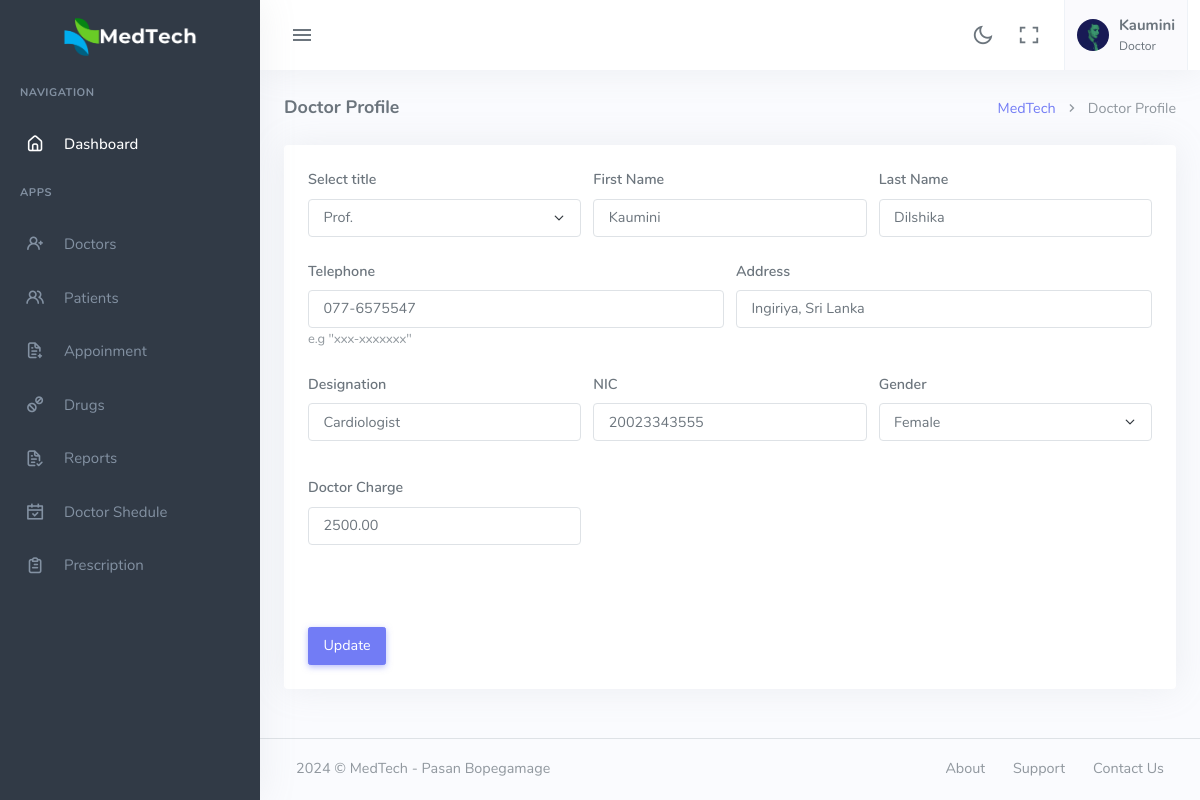
The page /home.php?page=profilr-doctor (signed in) on the database its author committed.
### tables this page shows
CREATE TABLE `user` (
  `User_Id` int(5) NOT NULL,
  `UserName` varchar(255) DEFAULT NULL,
  `Password` varchar(255) DEFAULT NULL,
  `Email` varchar(255) DEFAULT NULL,
  `Role_Id` int(11) DEFAULT NULL,
  `Enable` int(1) DEFAULT NULL
);

CREATE TABLE `doctor` (
  `Doctor_Id` int(11) NOT NULL,
  `Title` varchar(10) DEFAULT NULL,
  `FirstName` varchar(255) DEFAULT NULL,
  `LastName` varchar(255) DEFAULT NULL,
  `Telphone` varchar(20) DEFAULT NULL,
  `Address` varchar(255) DEFAULT NULL,
  `Designation` varchar(255) DEFAULT NULL,
  `NIC` varchar(15) DEFAULT NULL,
  `Gender` varchar(10) DEFAULT NULL,
  `Doc_charge` float(11,2) NOT NULL,
  `Login_Id` int(5) NOT NULL
);

CREATE TABLE `user_roles` (
  `Role_Id` int(11) NOT NULL,
  `RoleName` varchar(255) DEFAULT NULL
);

### db-config.php (called while the page is built)
<?php
$sql_server = 'localhost';
$sql_username = 'root';
$sql_password = '';
$sql_database = 'medtech';
?>

### class/doctor.php (called while the page is built, shortened)
<?php
class Doctor
{
    private $sqlcon;
    public function __construct()
    {
        if (file_exists('../db-config.php')) {
            include '../db-config.php';
        } else {
            include 'db-config.php';
        }
        $this->sqlcon = mysqli_connect($sql_server, $sql_username, $sql_password, $sql_database);
    }
    public function getdet_byID($uid, $col)
    {
        $sql_get_doc = "SELECT * FROM doctor WHERE Login_Id = $uid";
        $res_get_doc = mysqli_query($this->sqlcon, $sql_get_doc);
        $row_get_doc = mysqli_fetch_array($res_get_doc);
        return $row_get_doc[$col];
    }
    public function getdet_by_docID($doc_id, $col)
    {
        $sql_get_doc = "SELECT * FROM doctor WHERE Doctor_Id = $doc_id";
        $res_get_doc = mysqli_query($this->sqlcon, $sql_get_doc);
        $row_get_doc = mysqli_fetch_array($res_get_doc);
        return $row_get_doc[$col];
    }
}
?>

### class/user.php (called while the page is built, shortened)
<?php
class User
{
    private $sqlcon;
    public function __construct()
    {
        if (file_exists('../db-config.php')) {
            include '../db-config.php';
        } else {
            include 'db-config.php';
        }
        $this->sqlcon = mysqli_connect($sql_server, $sql_username, $sql_password, $sql_database);
    }
    public function get_userdet_byemail($user_email, $col)
    {
        $sql_get_rolls = "SELECT * FROM user WHERE Email='$user_email'";
        $res_get_rolls = mysqli_query($this->sqlcon, $sql_get_rolls);
        $row_get_rolls = mysqli_fetch_array($res_get_rolls);
        return $row_get_rolls[$col];
    }
    public function get_userrole($roll_id)
    {
        $sql_get_role = "SELECT * FROM user_roles WHERE Role_Id = $roll_id";
        $res_get_role = mysqli_query($this->sqlcon, $sql_get_role);
        $row_get_role = mysqli_fetch_array($res_get_role);
        return $row_get_role["RoleName"];
    }
}
?>

### pages/view-doc.php (the view, shortened to what this page needs)
<?php
$title = $doctor->getdet_by_docID($doc_id, 'Title');
$gendar = $doctor->getdet_by_docID($doc_id, 'Gender');
?>
<div class="content">
    <div class="container-fluid">
        <div class="row">
            <div class="col-12">
                <div class="page-title-box">
                    <div class="page-title-right">
                        <ol class="breadcrumb m-0">
                            <li class="breadcrumb-item"><a href="javascript: void(0);">MedTech</a></li>
                            <li class="breadcrumb-item active">Doctor Profile</li>
                        </ol>
                    </div>
                    <h4 class="page-title">Doctor Profile</h4>
                </div>
            </div>
        </div>
        <div class="card">
            <div class="card-body">
                <div class="row">
                    <form>
                        <div class="row g-2">
                            <div class="mb-3 col-md-4">
                                <label for="inputTitlee" class="form-label">Select title</label>
                                <select id="Title" class="form-select">
                                    <option <?php if ($title == "Prof.") {
                                        echo "selected";
                                    } ?>>Prof.</option>
                                </select>
                            </div>
                            <div class="mb-3 col-md-4">
                                <label for="firstname4" class="form-label">First Name</label>
                                <input type="text" class="form-control" id="Firstname" placeholder="First Name"
                                    value="<?php echo $doctor->getdet_by_docID($doc_id, 'FirstName'); ?>">
                            </div>
                            <div class="mb-3 col-md-4">
                                <label for="lastname4" class="form-label">Last Name</label>
                                <input type="text" class="form-control" id="Lastname" placeholder="Last name"
                                    value="<?php echo $doctor->getdet_by_docID($doc_id, 'LastName'); ?>">
                            </div>
                        </div>
                        <div class=" row g-2">
                            <div class="mb-3 col-md-6">
                                <label class="form-label">Telephone</label>
                                <input type="text" class="form-control" data-toggle="input-mask"
                                    data-mask-format="000-0000000" id="Tel"
                                    value="<?php echo $doctor->getdet_by_docID($doc_id, 'Telphone'); ?>">
                                <span class="font-13 text-muted">e.g "xxx-xxxxxxx"</span>
                            </div>
                            <div class="mb-3 col-md-6">
                                <label for="inputAddress" class="form-label">Address</label>
                                <input type="text" class="form-control" id="Address" placeholder="Address"
                                    value="<?php echo $doctor->getdet_by_docID($doc_id, 'Address'); ?>">
                            </div>
                        </div>
                        <div class="row g-2">
                            <div class="mb-3 col-md-4">
                                <label for="inputDesignation" class="form-label">Designation</label>
                                <input type="text" class="form-control" id="Designation" placeholder="Designation"
                                    value="<?php echo $doctor->getdet_by_docID($doc_id, 'Designation'); ?>">
                            </div>
                            <div class="mb-3 col-md-4">
                                <label for="inputNIC" class="form-label">NIC</label>
                                <input type="text" class="form-control" id="NIC" placeholder="NIC"
                                    value="<?php echo $doctor->getdet_by_docID($doc_id, 'NIC'); ?>">
                            </div>
                            <div class="mb-3 col-md-4">
                                <label for="inputGender" class="form-label">Gender</label>
                                <select id="Gender" class="form-select">
                                    <option <?php if ($gendar == "Female") {
                                        echo "selected";
                                    } ?>>Female</option>
                                </select>
                            </div>
							 <div class="mb-3 col-md-4">
                                <label for="inputNIC" class="form-label">Doctor Charge</label>
                                <input type="text" class="form-control" id="Doc_charge" placeholder="Doc_charge"
                                    value="<?php echo $doctor->getdet_by_docID($doc_id, 'Doc_charge'); ?>">
                            </div>
                        </div><br>
                        <button type="button" id="updoc_btn" class="btn btn-primary">Update</button>
                    </form>
                </div>
            </div>
        </div>
    </div>

### menu/top_menu.php (shortened to what this page needs)
<?php
include 'class/doctor.php';
$doctor = new Doctor();
if (!isset($_SESSION["username"])) {
    ?>
    <script>window.location.replace("logout.php");</script>
    <?php
} else {
    $user_email = $_SESSION["username"];
    include 'class/user.php';
    $user = new User();
    $roll_id = $user->get_userdet_byemail($user_email, 'Role_Id');
    $uname = $user->get_userdet_byemail($user_email, 'UserName');
    $uid = $user->get_userdet_byemail($user_email, 'User_Id');
    if ($roll_id == '2') {
        $lable_name = $doctor->getdet_byID($uid, 'FirstName');
        $doc_id = $doctor->getdet_byID($uid, 'Doctor_Id');
    } else {
        $lable_name = $uname;
    }
    $Role_name = $user->get_userrole($roll_id);
}
?>
<div class="navbar-custom">
    <div class="topbar container-fluid">
        <div class="d-flex align-items-center gap-lg-2 gap-1">
            <button class="button-toggle-menu">
                <i class="mdi mdi-menu"></i>
            </button>
        </div>
        <ul class="topbar-menu d-flex align-items-center gap-3">
            <li class="d-none d-sm-inline-block">
                <div class="nav-link" id="light-dark-mode" data-bs-toggle="tooltip" data-bs-placement="left"
                    title="Theme Mode">
                    <i class="ri-moon-line font-22"></i>
                </div>
            </li>
            <li class="d-none d-md-inline-block">
                <a class="nav-link" href="#" data-toggle="fullscreen">
                    <i class="ri-fullscreen-line font-22"></i>
                </a>
            </li>
            <li class="dropdown">
                <a class="nav-link dropdown-toggle arrow-none nav-user px-2" data-bs-toggle="dropdown" href="#"
                    role="button" aria-haspopup="false" aria-expanded="false">
                    <span class="account-user-avatar">
                        <img src="assets/images/users/avatar-1.jpg" alt="user-image" width="32" class="rounded-circle">
                    </span>
                    <span class="d-lg-flex flex-column gap-1 d-none">
                        <h5 class="my-0">
                            <?php echo $lable_name; ?>
                        </h5>
                        <h6 class="my-0 fw-normal">
                            <?php echo $Role_name; ?>
                        </h6>
                    </span>
                </a>
            </li>
        </ul>
    </div>
</div>

### rows shown on the page
user: User_Id.FirstName "Kaumini", Role_Id.RoleName "Doctor", Role_Id "Prof."
doctor: FirstName "Kaumini", LastName "Dilshika", Telphone "077-6575547", Address "Ingiriya, Sri Lanka", Designation "Cardiologist", NIC "20023343555", Gender "Female", Doc_charge "2500.00"
